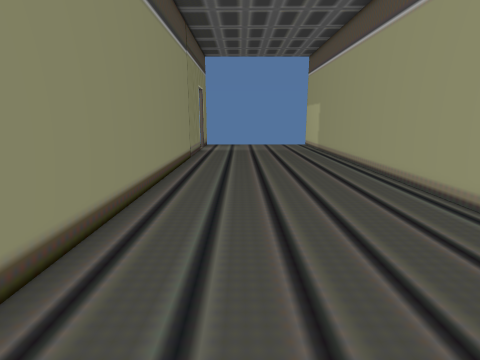
[1] (above)

12 first-person views from a walk through a 3-D level made in the Unity game engine. The camera is 1.3 m above the floor, tilts 12° down and sees 80° across. The floor is counted in squares, 0.5 m on a side. Each view is taken from the middle of a square. On the plan, view 1 faces up. The plan holds only what a view shows up to about 19 squares ahead; the rest is blank. The place goes on beyond the plan. Some animated figures are left out.

[2]
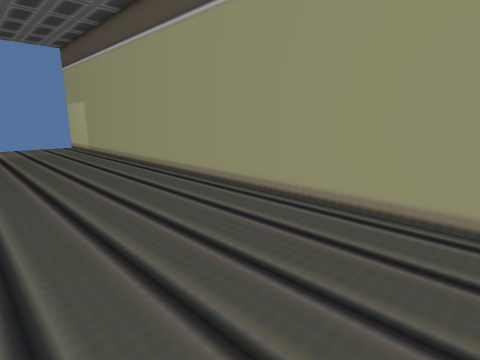

[3]
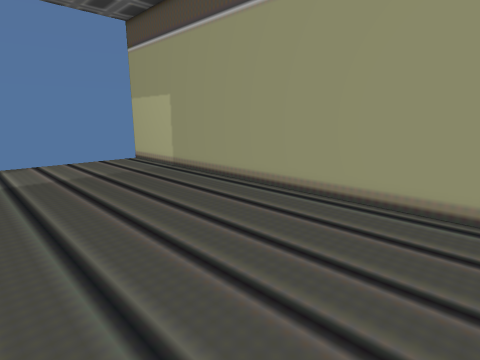

[4]
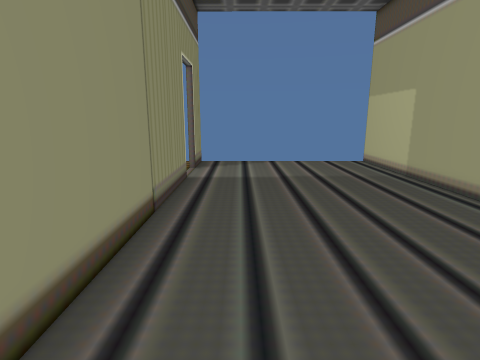

[5]
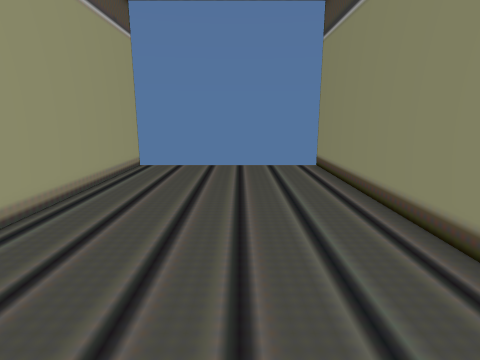

[6]
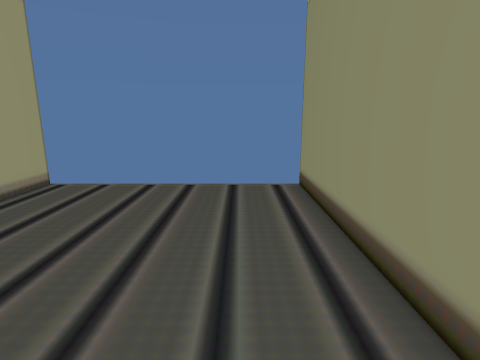

[7]
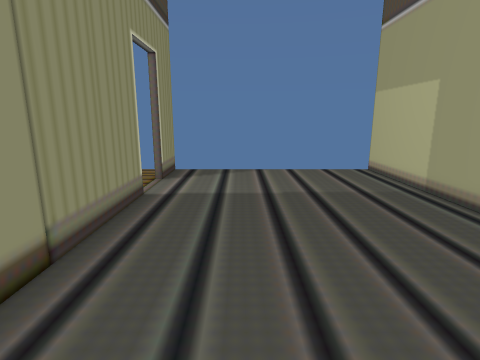

[8]
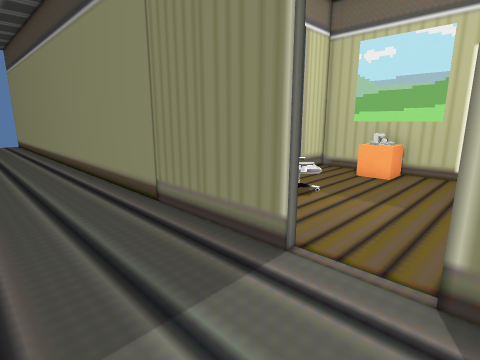

[9]
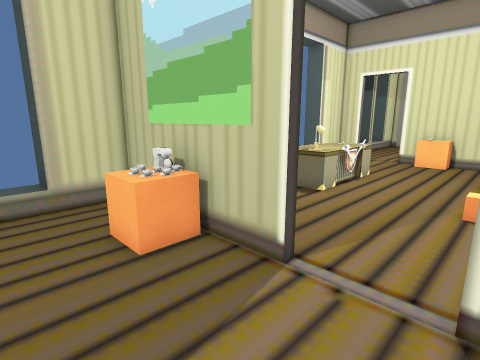

[10]
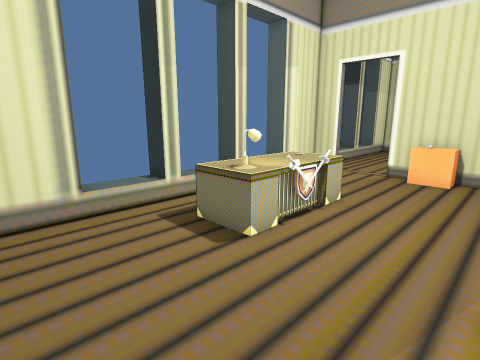

[11]
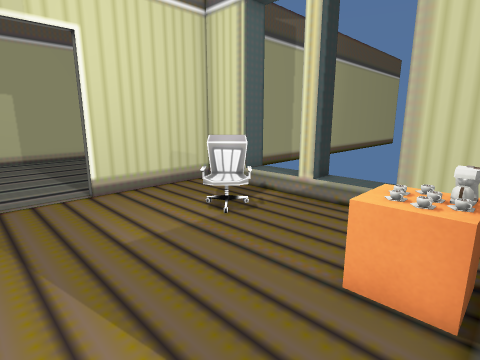

[12]
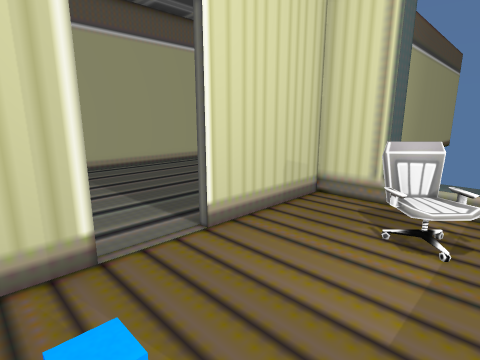

### Floor plan
Points are (right, up) in squares from view 1. A wall is a line through its corners. A room is listed if a view was taken in it or the views show most of it. See-through windows are left out.
Room 1 (views 1, 2, 3, 4, 5, 6, 7, 8)
walls: (-3.8, 24.9) (-3.4, 24.9) (-3.4, -6.5); (-3.4, 30) (-3.4, 27.4); (6.8, -6.5) (6.8, 30)
ways out: opening at (-3.5, 26.5) to room 2
Room 2 (views 9, 10, 11, 12)
walls: (-14, 26.3) (-14, 19.8) (-11.7, 19.8) (-11.7, 18.6); (-17.5, 19.8) (-15.5, 19.8); (-20.5, 19.8) (-19.8, 19.8) (-19.8, 18.6); (-23.6, 19.8) (-23, 19.8) (-23, 18.6); (-9.2, 18.6) (-9.2, 19.8) (-8.5, 19.8); (-29, 27.4) (-29.1, 23.5); (-6.1, 18.6) (-6.1, 19.8) (-3.8, 19.8) (-3.8, 24.9); (-29.1, 21.1) (-29.1, 19.8) (-26.2, 19.8) (-26.2, 18.6); (-3.8, 27.4) (-3.8, 28.9)
ways out: opening at (-3.5, 26.5) to room 1; opening at (-29, 23.5)
objects: other object (-28, 25) to (-28, 26); table (-24, 22) to (-19, 24); sword (-22, 24); sword (-21, 24); lamp (-20, 23); other object (-13, 23); cup (-13, 24); other object (-12, 23) to (-12, 24); chair (-7, 22) to (-7, 23)

Where each view was taken, in squares from view 1:
view 1: 0 up, 0 right, facing up
view 2: 0 up, 1 left, facing up-right
view 3: 11 up, 2 left, facing up-right
view 4: 12 up, 1 left, facing up
view 5: 10 up, 1 right, facing down
view 6: 5 up, 1 left, facing down
view 7: 15 up, 0 right, facing up
view 8: 28 up, 1 right, facing down-left
view 9: 29 up, 10 left, facing down-left
view 10: 28 up, 15 left, facing down-left
view 11: 28 up, 14 left, facing down-right
view 12: 29 up, 9 left, facing down-right
